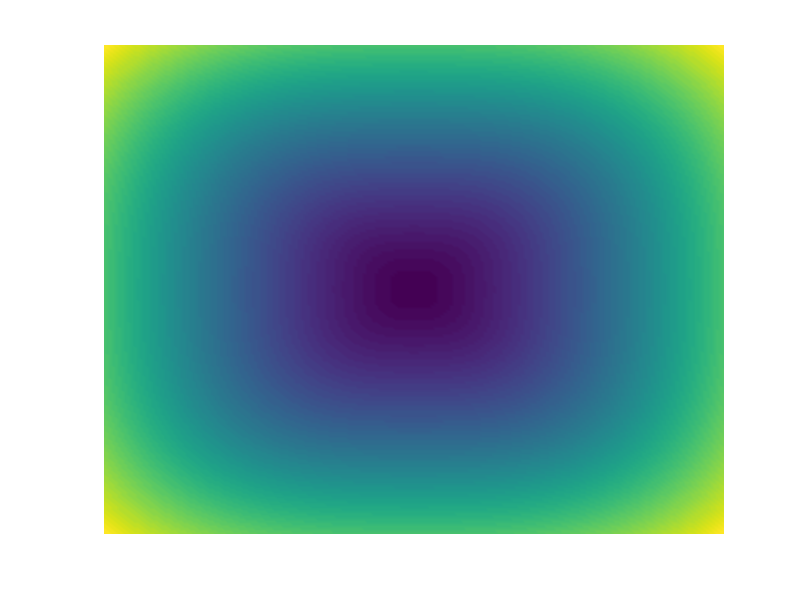

Reproduce this figure in MATLAB. (Note: this script raises an error after producing the figure.)
% the data that you want to plot as a 3D surface.
[x,y] = meshgrid(-10:0.1:10);
z = (abs(x.^3) + abs(y.^3)).^0.5 +10;
 
% get the corners of the domain in which the data occurs.
min_x = min(min(x));
min_y = min(min(y));
max_x = max(max(x));
max_y = max(max(y));
 
% the image data you want to show as a plane.
planeimg = abs(z);
 
% set hold on so we can show multiple plots / surfs in the figure.
figure; hold on;
 
% do a normal surface plot.
surf(x,y,z,'FaceColor','interp',...
   'EdgeColor','none',...
   'FaceLighting','phong')

axis off;
%mesh(x,y,z)
 
% plot the image plane using surf.
surf([min_x max_x],[min_y max_y],repmat(imgzposition, [2 2]),...
    planeimg,'facecolor','texture','EdgeColor','none')
 
% set a colormap for the figure.
colormap(jet);
 
% set the view angle.
view(45,30);
 